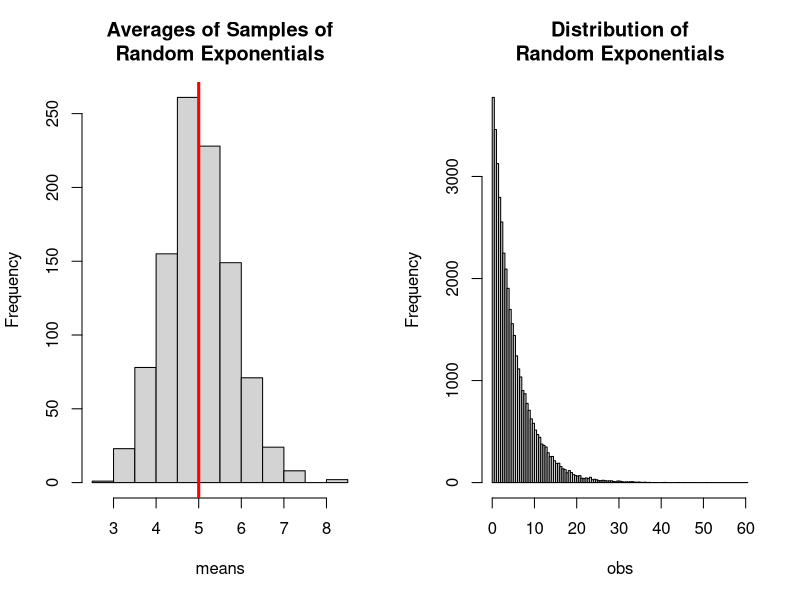

Write R code to recreate this figure.
## ---- chunk 1

# set up simulation parameters
set.seed(12)
n <- 40
lambda = 0.2
nosim <- 1000

## ---- chunk 2

# generate sample of 1000 * 40 random numbers from the exponential distribution
obs <- rexp(n * nosim, rate = lambda)
simulations <- matrix(obs, nrow = nosim, ncol = n)

# calculate means for each simulation
means <- apply(simulations, 1, mean)

## ---- chunk 3

print(paste("Theoretical mean:", 1/lambda))

## ---- chunk 4

print(paste("Observed mean:", round(mean(means), 4)))

## ---- chunk 5

std.dev <- 1 / lambda
std.dev

## ---- chunk 6

std.err <- std.dev / sqrt(n)
std.err

## ---- chunk 7

var.theoretical <- (std.err)^2
var.theoretical

## ---- chunk 8

var.observed <- round(var(means), 3)
var.observed

## ---- chunk 9

# plot the distribution of the means
par(mfrow = c(1,2))
hist(means, main = c("Averages of Samples of\nRandom Exponentials"))
abline(v = 1/lambda, col="red", lwd = 3)

# plot the distribution of the observations
hist(obs, breaks = 100, main = c("Distribution of\nRandom Exponentials"))

